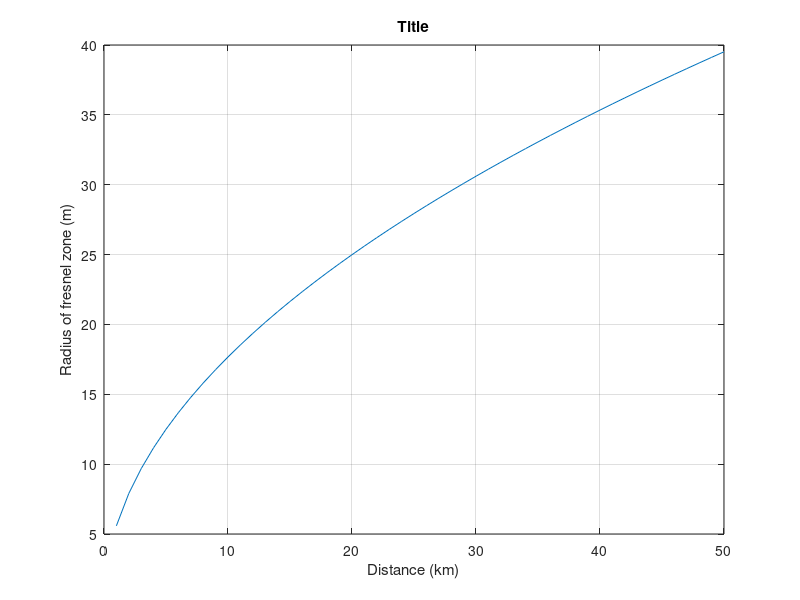

MATLAB code for this plot:
%% Fresnel zone calculations

%D = 1; f = 2.4;
%r = 8.657*sqrt(D/f)

D = 10; f = 2.4;
r1 = 8.657*sqrt(D/f)

D = 20; f = 2.4;
r2 = 8.657*sqrt(D/f)

D = 50; f = 2.4;
r3 = 8.657*sqrt(D/f)

disp(['Radius of first fresnel zone'])
disp(['r1 = ',num2str(r1),' m',' @10km'])
disp(['r2 = ',num2str(r2),'m',' @20km'])
disp(['r3 = ',num2str(r3),'m',' @50km'])
%%

D = 1:1:50
r = 8.657*sqrt(D/f)'

figure(1)
plot(D,r)
grid
xlabel('Distance (km)'); ylabel('Radius of fresnel zone (m)')
title('Title')